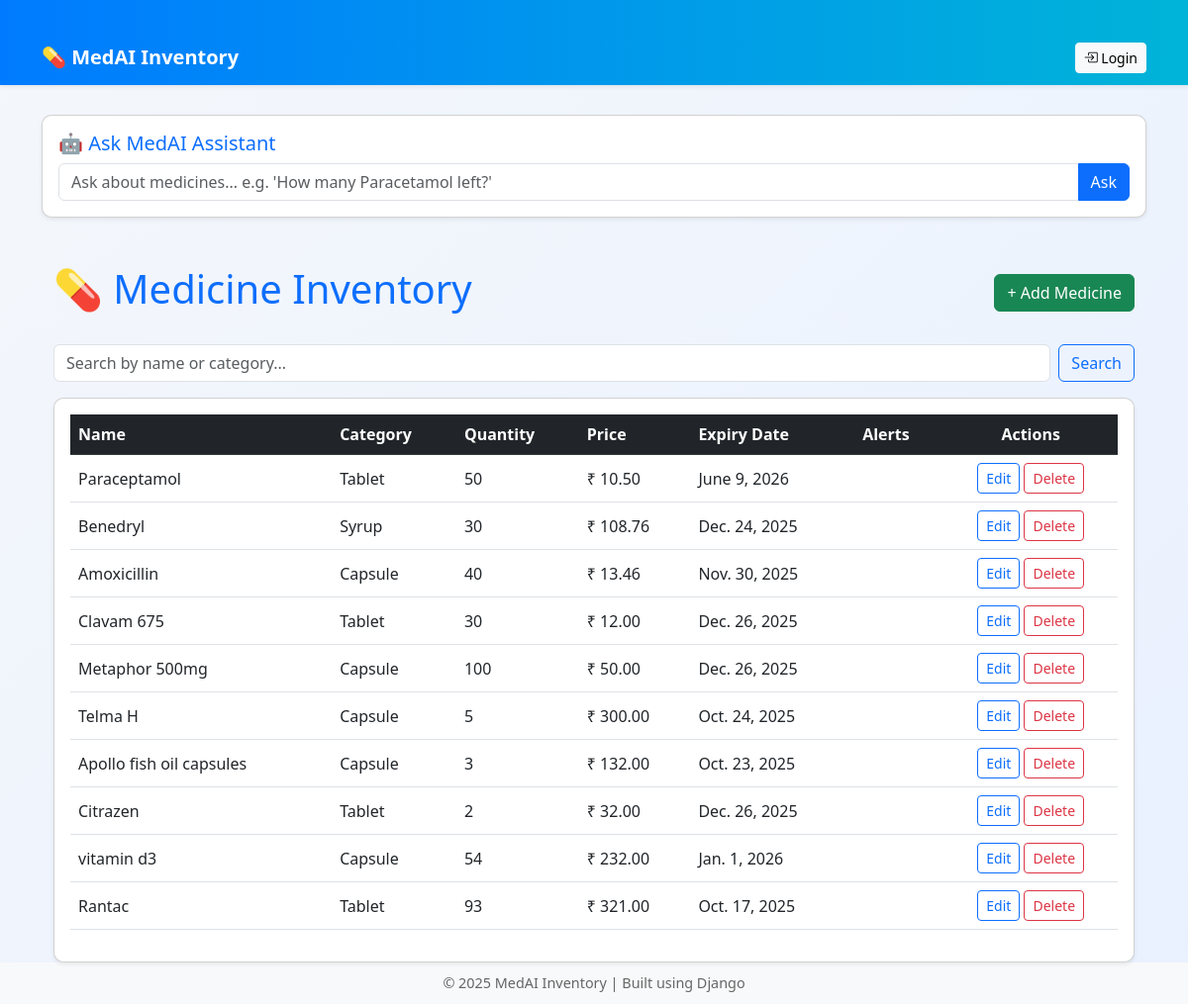
Screenshot of /inventory/ai_query/ with the database file from the repository.
### inventory/models.py (models this page shows, shortened)
class Medicine(models.Model):
    name=models.CharField(max_length=100)
    category=models.CharField(max_length=50)
    quantity=models.IntegerField()
    price=models.DecimalField(max_digits=10, decimal_places=2)
    expiry_date=models.DateField()

### inventory/views.py (the view, shortened to what this page needs)
# urls.py: path('ai_query/', views.ai_query, name="ai_query"),
@csrf_exempt
def ai_query(request):
    from datetime import date
    today = date.today()
    ai_response = ""
    medicines = Medicine.objects.all()
    return render(request, "inventory/medicine_list.html", {"medicines": medicines, "ai_response": ai_response})

### inventory/templates/inventory/medicine_list.html (shortened to what this page needs)
{% extends 'inventory/base.html' %}
{% block content %}
<div class="card shadow-sm mb-4">
  <div class="card-body">
    <h5 class="card-title text-primary">🤖 Ask MedAI Assistant</h5>
    <form method="post" action="{% url 'ai_query' %}">
        <div class="input-group">
            <input type="text" name="query" class="form-control"
                   placeholder="Ask about medicines... e.g. 'How many Paracetamol left?'" required>
            <button type="submit" class="btn btn-primary">
                Ask
            </button>
        </div>
    </form>
  </div>
</div>
<div class="container mt-5">
    <div class="d-flex justify-content-between align-items-center mb-4">
        <h1 class="text-primary">💊 Medicine Inventory</h1>
        <a href="{% url 'medicine_add' %}" class="btn btn-success">+ Add Medicine</a>
    </div>
    <form method="get" class="mb-3 d-flex">
        <input type="text" name="q" class="form-control me-2" placeholder="Search by name or category..." value="{{ query }}">
        <button type="submit" class="btn btn-outline-primary">Search</button>
    </form>
    <div class="card shadow-sm">
        <div class="card-body">
            <table class="table table-hover align-middle">
                <thead class="table-dark">
                    <tr>
                        <th>Name</th>
                        <th>Category</th>
                        <th>Quantity</th>
                        <th>Price</th>
                        <th>Expiry Date</th>
                        <th>Alerts</th>
                        <th class="text-center">Actions</th>
                    </tr>
                </thead>
                <tbody>
                    {% for medicine in medicines %}
                    <tr>
                        <td>{{ medicine.name }}</td>
                        <td>{{ medicine.category }}</td>
                        <td>
                            {% if medicine.low_stock %}
                                <span class="badge bg-danger">{{ medicine.quantity }}</span>
                            {% else %}
                                {{ medicine.quantity }}
                            {% endif %}
                        </td>
                        <td>₹ {{ medicine.price }}</td>
                        <td>{{ medicine.expiry_date }}</td>
                        <td>
                        </td>
                        <td class="text-center">
                            <a href="{% url 'medicine_edit' medicine.id %}" class="btn btn-sm btn-outline-primary">Edit</a>
                            <a href="{% url 'medicine_delete' medicine.id %}" class="btn btn-sm btn-outline-danger"
                               onclick="return confirm('Are you sure you want to delete this medicine?');">Delete</a>
                        </td>
                    </tr>
                    {% empty %}
                    <tr>
                        <td colspan="7" class="text-center text-muted">No medicines found.</td>
                    </tr>
                    {% endfor %}
                </tbody>
            </table>
        </div>
    </div>
</div>
{% endblock %}

### inventory/templates/inventory/base.html (shortened to what this page needs)
<!DOCTYPE html>
<html lang="en">
<head>
    <link href="https://cdn.jsdelivr.net/npm/bootstrap@5.3.0/dist/css/bootstrap.min.css" rel="stylesheet">
    <link href="https://cdn.jsdelivr.net/npm/bootstrap-icons@1.10.5/font/bootstrap-icons.css" rel="stylesheet">
</head>
<body>
    <nav class="navbar navbar-expand-lg navbar-dark shadow-sm">
        <div class="container">
            <a class="navbar-brand" href="{% url 'medicine_list' %}">
                💊 MedAI Inventory
            </a>
            <div class="ms-auto">
                {% if user.is_authenticated %}
                    <a href="{% url 'medicine_add' %}" class="btn btn-light btn-sm me-2">
                        <i class="bi bi-plus-circle"></i> Add Medicine
                    </a>
                    <a href="/api/medicines/" target="_blank" class="btn btn-outline-light btn-sm me-2">
                        <i class="bi bi-code-slash"></i> API
                    </a>
                    <form method="post" action="{% url 'logout' %}" class="logout-form">
                        {% csrf_token %}
                        <button type="submit" class="btn btn-outline-light btn-sm">
                            <i class="bi bi-box-arrow-right"></i> Logout
                        </button>
                    </form>
                {% else %}
                    <a href="{% url 'login' %}" class="btn btn-light btn-sm">
                        <i class="bi bi-box-arrow-in-right"></i> Login
                    </a>
                {% endif %}
            </div>
        </div>
    </nav>
    <div class="container">
        {% block content %}
        {% endblock %}
    </div>
    <footer>
        © 2025 MedAI Inventory | Built using Django
    </footer>
</body>
</html>

### inventory/templates/inventory/base.html (style rules this page uses)
body { background: linear-gradient(135deg, #f4f7fb, #e9f1ff); min-height: 100vh; display: flex; flex-direction: column; font-family: 'Segoe UI', sans-serif; }
.navbar { background: linear-gradient(90deg, #007bff, #00b4d8); }
.navbar-brand { font-weight: 600; color: white !important; }
footer { margin-top: auto; background: #f8f9fa; padding: 10px; text-align: center; font-size: 0.9rem; color: #666; }
.card { box-shadow: 0 4px 10px rgba(0,0,0,0.05); border-radius: 10px; }
.container { margin-top: 30px; }

### rows the page displays
Medicine: name "Paraceptamol", category "Tablet", quantity "50", price "10.50", expiry_date "June 9, 2026"
Medicine: name "Benedryl", category "Syrup", quantity "30", price "108.76", expiry_date "Dec. 24, 2025"
Medicine: name "Amoxicillin", category "Capsule", quantity "40", price "13.46", expiry_date "Nov. 30, 2025"
Medicine: name "Clavam 675", category "Tablet", quantity "30", price "12.00", expiry_date "Dec. 26, 2025"
Medicine: name "Metaphor 500mg", category "Capsule", quantity "100", price "50.00", expiry_date "Dec. 26, 2025"
Medicine: name "Telma H", category "Capsule", quantity "5", price "300.00", expiry_date "Oct. 24, 2025"
Medicine: name "Apollo fish oil capsules", category "Capsule", quantity "3", price "132.00", expiry_date "Oct. 23, 2025"
Medicine: name "Citrazen", category "Tablet", quantity "2", price "32.00", expiry_date "Dec. 26, 2025"
Medicine: name "vitamin d3", category "Capsule", quantity "54", price "232.00", expiry_date "Jan. 1, 2026"
Medicine: name "Rantac", category "Tablet", quantity "93", price "321.00", expiry_date "Oct. 17, 2025"
